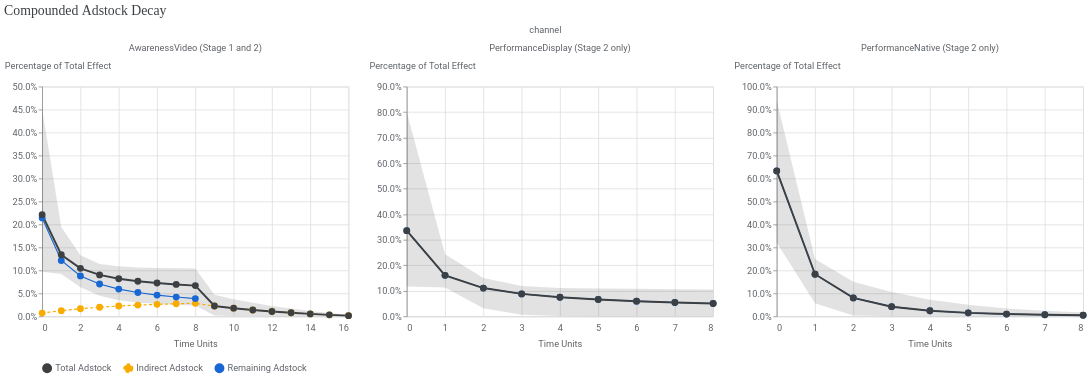

Notebook code cell kept with this figure:
### Markdown cell above
### Custom functions to visualize compounded adstock decay

In a full-funnel model, upper-funnel channels are affected by adstock decay in both models (for more information, see [Compounded adstock decay in full-funnel MMM](https://developers.google.com/meridian/docs/advanced-modeling/full-funnel#adstock-decay)).

To visualize the effect of compounded adstock decay, simulate incremental KPI for a counterfactual scenario with non-zero paid and organic media at a single time point (time 0).
This lets you understand how the incremental outcome decays over time.
To minimize the impact of saturation, media at time 0 is set to 1% of the average weekly value.

### Code cell
# @title Plotting Compounding Adstock Decay


def _create_media_pulse_data(
    analyzer_full_funnel: AnalyzerFullFunnel,
    pulse_fraction: float = 0.01,
) -> tensors.DataTensors:
  """Creates a DataTensors container simulating an impulse at time unit 0."""
  input_data = analyzer_full_funnel.model_context.input_data

  pulse_kwargs = {}

  if input_data.media is not None:
    hist_media = input_data.media.values
    weekly_avg = np.mean(hist_media, axis=1)
    pulse_media = np.zeros_like(hist_media)
    pulse_media[:, 0, :] = pulse_fraction * weekly_avg
    pulse_kwargs["media"] = pulse_media

  if input_data.organic_media is not None:
    hist_organic = input_data.organic_media.values
    weekly_avg_om = np.mean(hist_organic, axis=1)
    pulse_organic = np.zeros_like(hist_organic)
    pulse_organic[:, 0, :] = pulse_fraction * weekly_avg_om
    pulse_kwargs["organic_media"] = pulse_organic

  if input_data.reach is not None and input_data.frequency is not None:
    hist_reach = input_data.reach.values
    weekly_avg_reach = np.mean(hist_reach, axis=1)
    pulse_reach = np.zeros_like(hist_reach)
    pulse_reach[:, 0, :] = pulse_fraction * weekly_avg_reach
    pulse_kwargs["reach"] = pulse_reach
    avg_freq = np.mean(input_data.frequency.values, axis=1, keepdims=True)
    pulse_kwargs["frequency"] = np.broadcast_to(
        avg_freq, input_data.frequency.shape
    )

  if (
      input_data.organic_reach is not None
      and input_data.organic_frequency is not None
  ):
    hist_orf = input_data.organic_reach.values
    weekly_avg_orf = np.mean(hist_orf, axis=1)
    pulse_orf = np.zeros_like(hist_orf)
    pulse_orf[:, 0, :] = pulse_fraction * weekly_avg_orf
    pulse_kwargs["organic_reach"] = pulse_orf
    avg_orf_freq = np.mean(
        input_data.organic_frequency.values, axis=1, keepdims=True
    )
    pulse_kwargs["organic_frequency"] = np.broadcast_to(
        avg_orf_freq, input_data.organic_frequency.shape
    )

  return tensors.DataTensors(**pulse_kwargs)


def plot_compounding_adstock_decay(
    analyzer_full_funnel: AnalyzerFullFunnel,
    confidence_level: float = 0.8,
    use_posterior: bool = True,
) -> alt.Chart:
  """Plots compounding adstock decay curves across indirect, remaining, and
  total pathways."""
  # 1. Dynamic lag horizon
  remaining_max_lag = analyzer_full_funnel.model_context.model_spec.max_lag
  compounding_max_lag = remaining_max_lag

  mediator_model_lags = [
      m.model_context.model_spec.max_lag
      for m in analyzer_full_funnel._mediator_models.values()
  ]
  compounding_max_lag += max(mediator_model_lags)

  # 2. Media pulse simulation
  pulse_data = _create_media_pulse_data(analyzer_full_funnel)

  # 3. Counterfactual evaluation
  indirect_outcome = analyzer_full_funnel.incremental_outcome(
      new_data=pulse_data,
      aggregate_geos=True,
      aggregate_times=False,
      use_kpi=True,
      effect_type="indirect",
      include_non_paid_channels=True,
      use_posterior=use_posterior,
  )
  remaining_outcome = analyzer_full_funnel.incremental_outcome(
      new_data=pulse_data,
      aggregate_geos=True,
      aggregate_times=False,
      use_kpi=True,
      effect_type="remaining",
      include_non_paid_channels=True,
      use_posterior=use_posterior,
  )

  # Filter to within horizon
  indirect_horizon = indirect_outcome[..., : compounding_max_lag + 1, :]
  remaining_horizon = remaining_outcome[..., : compounding_max_lag + 1, :]
  total_horizon = indirect_horizon + remaining_horizon

  # 4. Draw-wise cumulative sum normalization
  total_sum = np.sum(total_horizon, axis=2, keepdims=True)
  total_sum_safe = np.where(total_sum == 0, 1.0, total_sum)

  norm_indirect = indirect_horizon / total_sum_safe
  norm_remaining = remaining_horizon / total_sum_safe
  norm_total = total_horizon / total_sum_safe

  # 5. Extract statistics
  indirect_stats = analyzer.get_central_tendency_and_ci(
      norm_indirect, confidence_level=confidence_level, axis=(0, 1)
  )
  remaining_stats = analyzer.get_central_tendency_and_ci(
      norm_remaining, confidence_level=confidence_level, axis=(0, 1)
  )
  total_stats = analyzer.get_central_tendency_and_ci(
      norm_total, confidence_level=confidence_level, axis=(0, 1)
  )

  # 6. Channels to display
  all_channels = list(
      analyzer_full_funnel.model_context.input_data.get_all_channels()
  )
  mediators = set(analyzer_full_funnel._mediators)
  mediated_channels = set()
  for m in analyzer_full_funnel._mediator_models.values():
    mediated_channels.update(m.model_context.input_data.get_all_paid_channels())

  channels_to_plot = [ch for ch in all_channels if ch not in mediators]

  # 7. Construct plotting DataFrame
  records = []
  for ch in channels_to_plot:
    ch_idx = all_channels.index(ch)
    is_mediated = ch in mediated_channels
    channel_label = (
        f"{ch} (Stage 1 and 2)" if is_mediated else f"{ch} (Stage 2 only)"
    )
    max_lag = compounding_max_lag if is_mediated else remaining_max_lag
    for t in range(max_lag + 1):
      if is_mediated:
        records.append({
            "channel": channel_label,
            "time_units": t,
            "component": "Indirect Adstock",
            "mean": float(indirect_stats[t, ch_idx, 0]),
            "ci_lo": float(indirect_stats[t, ch_idx, 1]),
            "ci_hi": float(indirect_stats[t, ch_idx, 2]),
        })
      if t <= remaining_max_lag:
        records.append({
            "channel": channel_label,
            "time_units": t,
            "component": "Remaining Adstock",
            "mean": float(remaining_stats[t, ch_idx, 0]),
            "ci_lo": float(remaining_stats[t, ch_idx, 1]),
            "ci_hi": float(remaining_stats[t, ch_idx, 2]),
        })
      records.append({
          "channel": channel_label,
          "time_units": t,
          "component": "Total Adstock",
          "mean": float(total_stats[t, ch_idx, 0]),
          "ci_lo": float(total_stats[t, ch_idx, 1]),
          "ci_hi": float(total_stats[t, ch_idx, 2]),
      })

  df = pd.DataFrame(records)

  base = alt.Chart(df, width=constants.VEGALITE_FACET_DEFAULT_WIDTH)
  color_scale = alt.Scale(
      domain=[
          "Total Adstock",
          "Indirect Adstock",
          "Remaining Adstock",
      ],
      range=[constants.GREY_800, constants.YELLOW_600, constants.BLUE_700],
  )
  dash_scale = alt.Scale(
      domain=[
          "Indirect Adstock",
          "Remaining Adstock",
      ],
      range=[[4, 3], [0, 0]],
  )
  legend_cfg = alt.Legend(
      title=None,
      orient="bottom",
      direction="horizontal",
      symbolOpacity=1.0,
      symbolStrokeWidth=3,
  )

  # 1. Shaded CI band for Total Adstock (bottom layer)
  band = (
      base.transform_filter(alt.datum.component == "Total Adstock")
      .mark_area(opacity=0.15, color=constants.GREY_800)
      .encode(
          x=alt.X("time_units:Q"),
          y=alt.Y(
              "ci_lo:Q",
              title="Percentage of Total Effect",
              axis=alt.Axis(format=".1%", **formatter.Y_AXIS_TITLE_CONFIG),
          ),
          y2=alt.Y2("ci_hi:Q"),
      )
  )

  # 2. Component lines (Indirect & Remaining) rendered underneath Total line
  component_lines = (
      base.transform_filter(alt.datum.component != "Total Adstock")
      .mark_line(strokeWidth=1.5)
      .encode(
          x=alt.X("time_units:Q", title="Time Units", axis=alt.Axis(**formatter.AXIS_CONFIG)),
          y=alt.Y(
              "mean:Q",
              title="Percentage of Total Effect",
              axis=alt.Axis(format=".1%", **formatter.Y_AXIS_TITLE_CONFIG),
          ),
          color=alt.Color(
              "component:N",
              scale=color_scale,
              legend=legend_cfg,
          ),
          strokeDash=alt.StrokeDash(
              "component:N",
              scale=dash_scale,
              legend=None,
          ),
      )
  )

  # 3. Total Adstock line rendered ON TOP of component lines
  total_line = (
      base.transform_filter(alt.datum.component == "Total Adstock")
      .mark_line(strokeWidth=2.5)
      .encode(
          x=alt.X("time_units:Q", title="Time Units", axis=alt.Axis(**formatter.AXIS_CONFIG)),
          y=alt.Y(
              "mean:Q",
              title="Percentage of Total Effect",
              axis=alt.Axis(format=".1%", **formatter.Y_AXIS_TITLE_CONFIG),
          ),
          color=alt.Color(
              "component:N",
              scale=color_scale,
              legend=legend_cfg,
          ),
      )
  )

  # 4. Observation points with hover tooltips
  points = (
      base.mark_circle(filled=True, size=constants.POINT_SIZE, opacity=1)
      .encode(
          tooltip=[
              "channel:N",
              "component:N",
              "time_units:Q",
              alt.Tooltip("mean:Q", title="Mean Effect", format=".2%"),
              alt.Tooltip(
                  "ci_lo:Q", title="Credible Interval Lower", format=".2%"
              ),
              alt.Tooltip(
                  "ci_hi:Q", title="Credible Interval Upper", format=".2%"
              ),
          ],
          x=alt.X("time_units:Q"),
          y=alt.Y("mean:Q"),
          color=alt.Color(
              "component:N",
              scale=color_scale,
              legend=legend_cfg,
          ),
      )
  )

  plot = alt.layer(band, component_lines, total_line, points)

  return (
      plot.facet("channel:N", columns=3)
      .properties(
          title=formatter.custom_title_params("Compounded Adstock Decay")
      )
      .configure_axis(titlePadding=constants.PADDING_10, **formatter.TEXT_CONFIG)
      .configure_header(**formatter.TEXT_CONFIG)
      .configure_legend(**formatter.TEXT_CONFIG)
      .resolve_scale(x=constants.INDEPENDENT, y=constants.INDEPENDENT)
  )

plot_compounding_adstock_decay(analyzer_full_funnel)

### Figure 1 — Vega-Lite specification as saved in the notebook (floating-point values rounded to 4 significant figures)
{"config": {"view": {"continuousWidth": 300, "continuousHeight": 300}, "axis": {"labelColor": "#5F6368", "labelFont": "Roboto", "labelFontSize": 12, "titleColor": "#5F6368", "titleFont": "Roboto", "titleFontSize": 12, "titleFontWeight": "normal", "titlePadding": 10}, "header": {"labelColor": "#5F6368", "labelFont": "Roboto", "labelFontSize": 12, "titleColor": "#5F6368", "titleFont": "Roboto", "titleFontSize": 12, "titleFontWeight": "normal"}, "legend": {"labelColor": "#5F6368", "labelFont": "Roboto", "labelFontSize": 12, "titleColor": "#5F6368", "titleFont": "Roboto", "titleFontSize": 12, "titleFontWeight": "normal"}}, "data": {"name": "data-aaff182dcb02054c7309ea959e054c89"}, "facet": {"field": "channel", "type": "nominal"}, "spec": {"layer": [{"mark": {"type": "area", "color": "#3C4043", "opacity": 0.15}, "encoding": {"x": {"field": "time_units", "type": "quantitative"}, "y": {"axis": {"format": ".1%", "titleAlign": "left", "titleAngle": 0, "titleY": -20}, "field": "ci_lo", "title": "Percentage of Total Effect", "type": "quantitative"}, "y2": {"field": "ci_hi"}}, "transform": [{"filter": "(datum.component === 'Total Adstock')"}]}, {"mark": {"type": "line", "strokeWidth": 1.5}, "encoding": {"color": {"field": "component", "legend": {"direction": "horizontal", "orient": "bottom", "symbolOpacity": 1.0, "symbolStrokeWidth": 3, "title": null}, "scale": {"domain": ["Total Adstock", "Indirect Adstock", "Remaining Adstock"], "range": ["#3C4043", "#F9AB00", "#1967D2"]}, "type": "nominal"}, "strokeDash": {"field": "component", "legend": null, "scale": {"domain": ["Indirect Adstock", "Remaining Adstock"], "range": [[4, 3], [0, 0]]}, "type": "nominal"}, "x": {"axis": {"domainColor": "#DADCE0", "labelPadding": 10, "ticks": false}, "field": "time_units", "title": "Time Units", "type": "quantitative"}, "y": {"axis": {"format": ".1%", "titleAlign": "left", "titleAngle": 0, "titleY": -20}, "field": "mean", "title": "Percentage of Total Effect", "type": "quantitative"}}, "transform": [{"filter": "(datum.component !== 'Total Adstock')"}]}, {"mark": {"type": "line", "strokeWidth": 2.5}, "encoding": {"color": {"field": "component", "legend": {"direction": "horizontal", "orient": "bottom", "symbolOpacity": 1.0, "symbolStrokeWidth": 3, "title": null}, "scale": {"domain": ["Total Adstock", "Indirect Adstock", "Remaining Adstock"], "range": ["#3C4043", "#F9AB00", "#1967D2"]}, "type": "nominal"}, "x": {"axis": {"domainColor": "#DADCE0", "labelPadding": 10, "ticks": false}, "field": "time_units", "title": "Time Units", "type": "quantitative"}, "y": {"axis": {"format": ".1%", "titleAlign": "left", "titleAngle": 0, "titleY": -20}, "field": "mean", "title": "Percentage of Total Effect", "type": "quantitative"}}, "transform": [{"filter": "(datum.component === 'Total Adstock')"}]}, {"mark": {"type": "circle", "filled": true, "opacity": 1, "size": 80}, "encoding": {"color": {"field": "component", "legend": {"direction": "horizontal", "orient": "bottom", "symbolOpacity": 1.0, "symbolStrokeWidth": 3, "title": null}, "scale": {"domain": ["Total Adstock", "Indirect Adstock", "Remaining Adstock"], "range": ["#3C4043", "#F9AB00", "#1967D2"]}, "type": "nominal"}, "tooltip": [{"field": "channel", "type": "nominal"}, {"field": "component", "type": "nominal"}, {"field": "time_units", "type": "quantitative"}, {"field": "mean", "format": ".2%", "title": "Mean Effect", "type": "quantitative"}, {"field": "ci_lo", "format": ".2%", "title": "Credible Interval Lower", "type": "quantitative"}, {"field": "ci_hi", "format": ".2%", "title": "Credible Interval Upper", "type": "quantitative"}], "x": {"field": "time_units", "type": "quantitative"}, "y": {"field": "mean", "type": "quantitative"}}}], "width": 400}, "columns": 3, "resolve": {"scale": {"x": "independent", "y": "independent"}}, "title": {"text": "Compounded Adstock Decay", "anchor": "start", "color": "#3C4043", "font": "Google Sans Display", "fontSize": 18, "fontWeight": "normal", "offset": 10}, "$schema": "https://vega.github.io/schema/vega-lite/v5.20.1.json", "datasets": {"data-aaff182dcb02054c7309ea959e054c89": [{"channel": "PerformanceNative (Stage 2 only)", "time_units": 0, "component": "Remaining Adstock", "mean": 0.6329, "ci_lo": 0.3216, "ci_hi": 0.939}, {"channel": "PerformanceNative (Stage 2 only)", "time_units": 0, "component": "Total Adstock", "mean": 0.6329, "ci_lo": 0.3216, "ci_hi": 0.939}, {"channel": "PerformanceNative (Stage 2 only)", "time_units": 1, "component": "Remaining Adstock", "mean": 0.1834, "ci_lo": 0.05733, "ci_hi": 0.2493}, {"channel": "PerformanceNative (Stage 2 only)", "time_units": 1, "component": "Total Adstock", "mean": 0.1834, "ci_lo": 0.05733, "ci_hi": 0.2493}, {"channel": "PerformanceNative (Stage 2 only)", "time_units": 2, "component": "Remaining Adstock", "mean": 0.0803, "ci_lo": 0.00342, "ci_hi": 0.1508}, {"channel": "PerformanceNative (Stage 2 only)", "time_units": 2, "component": "Total Adstock", "mean": 0.0803, "ci_lo": 0.00342, "ci_hi": 0.1508}, {"channel": "PerformanceNative (Stage 2 only)", "time_units": 3, "component": "Remaining Adstock", "mean": 0.0421, "ci_lo": 0.0002038, "ci_hi": 0.1056}, {"channel": "PerformanceNative (Stage 2 only)", "time_units": 3, "component": "Total Adstock", "mean": 0.0421, "ci_lo": 0.0002038, "ci_hi": 0.1056}, {"channel": "PerformanceNative (Stage 2 only)", "time_units": 4, "component": "Remaining Adstock", "mean": 0.02448, "ci_lo": 1.214e-05, "ci_hi": 0.0728}, {"channel": "PerformanceNative (Stage 2 only)", "time_units": 4, "component": "Total Adstock", "mean": 0.02448, "ci_lo": 1.214e-05, "ci_hi": 0.0728}, {"channel": "PerformanceNative (Stage 2 only)", "time_units": 5, "component": "Remaining Adstock", "mean": 0.01526, "ci_lo": 7.234e-07, "ci_hi": 0.05021}, {"channel": "PerformanceNative (Stage 2 only)", "time_units": 5, "component": "Total Adstock", "mean": 0.01526, "ci_lo": 7.234e-07, "ci_hi": 0.05021}, {"channel": "PerformanceNative (Stage 2 only)", "time_units": 6, "component": "Remaining Adstock", "mean": 0.01001, "ci_lo": 4.31e-08, "ci_hi": 0.03462}, {"channel": "PerformanceNative (Stage 2 only)", "time_units": 6, "component": "Total Adstock", "mean": 0.01001, "ci_lo": 4.31e-08, "ci_hi": 0.03462}, {"channel": "PerformanceNative (Stage 2 only)", "time_units": 7, "component": "Remaining Adstock", "mean": 0.006828, "ci_lo": 2.568e-09, "ci_hi": 0.02387}, {"channel": "PerformanceNative (Stage 2 only)", "time_units": 7, "component": "Total Adstock", "mean": 0.006828, "ci_lo": 2.568e-09, "ci_hi": 0.02387}, {"channel": "PerformanceNative (Stage 2 only)", "time_units": 8, "component": "Remaining Adstock", "mean": 0.004812, "ci_lo": 1.53e-10, "ci_hi": 0.01646}, {"channel": "PerformanceNative (Stage 2 only)", "time_units": 8, "component": "Total Adstock", "mean": 0.004812, "ci_lo": 1.53e-10, "ci_hi": 0.01646}, {"channel": "PerformanceDisplay (Stage 2 only)", "time_units": 0, "component": "Remaining Adstock", "mean": 0.3355, "ci_lo": 0.1172, "ci_hi": 0.8001}, {"channel": "PerformanceDisplay (Stage 2 only)", "time_units": 0, "component": "Total Adstock", "mean": 0.3355, "ci_lo": 0.1172, "ci_hi": 0.8001}, {"channel": "PerformanceDisplay (Stage 2 only)", "time_units": 1, "component": "Remaining Adstock", "mean": 0.1608, "ci_lo": 0.1127, "ci_hi": 0.2428}, {"channel": "PerformanceDisplay (Stage 2 only)", "time_units": 1, "component": "Total Adstock", "mean": 0.1608, "ci_lo": 0.1127, "ci_hi": 0.2428}, {"channel": "PerformanceDisplay (Stage 2 only)", "time_units": 2, "component": "Remaining Adstock", "mean": 0.1108, "ci_lo": 0.03168, "ci_hi": 0.1501}, {"channel": "PerformanceDisplay (Stage 2 only)", "time_units": 2, "component": "Total Adstock", "mean": 0.1108, "ci_lo": 0.03168, "ci_hi": 0.1501}, {"channel": "PerformanceDisplay (Stage 2 only)", "time_units": 3, "component": "Remaining Adstock", "mean": 0.08803, "ci_lo": 0.006226, "ci_hi": 0.1192}, {"channel": "PerformanceDisplay (Stage 2 only)", "time_units": 3, "component": "Total Adstock", "mean": 0.08803, "ci_lo": 0.006226, "ci_hi": 0.1192}, {"channel": "PerformanceDisplay (Stage 2 only)", "time_units": 4, "component": "Remaining Adstock", "mean": 0.07475, "ci_lo": 0.001225, "ci_hi": 0.111}, {"channel": "PerformanceDisplay (Stage 2 only)", "time_units": 4, "component": "Total Adstock", "mean": 0.07475, "ci_lo": 0.001225, "ci_hi": 0.111}, {"channel": "PerformanceDisplay (Stage 2 only)", "time_units": 5, "component": "Remaining Adstock", "mean": 0.06587, "ci_lo": 0.0002411, "ci_hi": 0.1096}, {"channel": "PerformanceDisplay (Stage 2 only)", "time_units": 5, "component": "Total Adstock", "mean": 0.06587, "ci_lo": 0.0002411, "ci_hi": 0.1096}, {"channel": "PerformanceDisplay (Stage 2 only)", "time_units": 6, "component": "Remaining Adstock", "mean": 0.0594, "ci_lo": 4.745e-05, "ci_hi": 0.1081}, {"channel": "PerformanceDisplay (Stage 2 only)", "time_units": 6, "component": "Total Adstock", "mean": 0.0594, "ci_lo": 4.745e-05, "ci_hi": 0.1081}, {"channel": "PerformanceDisplay (Stage 2 only)", "time_units": 7, "component": "Remaining Adstock", "mean": 0.05441, "ci_lo": 9.34e-06, "ci_hi": 0.1066}, {"channel": "PerformanceDisplay (Stage 2 only)", "time_units": 7, "component": "Total Adstock", "mean": 0.05441, "ci_lo": 9.34e-06, "ci_hi": 0.1066}, {"channel": "PerformanceDisplay (Stage 2 only)", "time_units": 8, "component": "Remaining Adstock", "mean": 0.05041, "ci_lo": 1.838e-06, "ci_hi": 0.1052}, {"channel": "PerformanceDisplay (Stage 2 only)", "time_units": 8, "component": "Total Adstock", "mean": 0.05041, "ci_lo": 1.838e-06, "ci_hi": 0.1052}, {"channel": "AwarenessVideo (Stage 1 and 2)", "time_units": 0, "component": "Indirect Adstock", "mean": 0.007057, "ci_lo": 0.001349, "ci_hi": 0.01448}, {"channel": "AwarenessVideo (Stage 1 and 2)", "time_units": 0, "component": "Remaining Adstock", "mean": 0.2142, "ci_lo": 0.08933, "ci_hi": 0.4438}, {"channel": "AwarenessVideo (Stage 1 and 2)", "time_units": 0, "component": "Total Adstock", "mean": 0.2212, "ci_lo": 0.09684, "ci_hi": 0.4512}, {"channel": "AwarenessVideo (Stage 1 and 2)", "time_units": 1, "component": "Indirect Adstock", "mean": 0.0124, "ci_lo": 0.002268, "ci_hi": 0.02563}, {"channel": "AwarenessVideo (Stage 1 and 2)", "time_units": 1, "component": "Remaining Adstock", "mean": 0.1216, "ci_lo": 0.07193, "ci_hi": 0.1853}, {"channel": "AwarenessVideo (Stage 1 and 2)", "time_units": 1, "component": "Total Adstock", "mean": 0.134, "ci_lo": 0.092, "ci_hi": 0.1946}, {"channel": "AwarenessVideo (Stage 1 and 2)", "time_units": 2, "component": "Indirect Adstock", "mean": 0.01658, "ci_lo": 0.002796, "ci_hi": 0.03402}, {"channel": "AwarenessVideo (Stage 1 and 2)", "time_units": 2, "component": "Remaining Adstock", "mean": 0.08797, "ci_lo": 0.03319, "ci_hi": 0.1246}, {"channel": "AwarenessVideo (Stage 1 and 2)", "time_units": 2, "component": "Total Adstock", "mean": 0.1046, "ci_lo": 0.06307, "ci_hi": 0.1328}, {"channel": "AwarenessVideo (Stage 1 and 2)", "time_units": 3, "component": "Indirect Adstock", "mean": 0.0199, "ci_lo": 0.003228, "ci_hi": 0.04074}, {"channel": "AwarenessVideo (Stage 1 and 2)", "time_units": 3, "component": "Remaining Adstock", "mean": 0.07031, "ci_lo": 0.0125, "ci_hi": 0.1097}, {"channel": "AwarenessVideo (Stage 1 and 2)", "time_units": 3, "component": "Total Adstock", "mean": 0.09021, "ci_lo": 0.04458, "ci_hi": 0.1142}, {"channel": "AwarenessVideo (Stage 1 and 2)", "time_units": 4, "component": "Indirect Adstock", "mean": 0.02252, "ci_lo": 0.003434, "ci_hi": 0.047}, {"channel": "AwarenessVideo (Stage 1 and 2)", "time_units": 4, "component": "Remaining Adstock", "mean": 0.05934, "ci_lo": 0.004099, "ci_hi": 0.1031}, {"channel": "AwarenessVideo (Stage 1 and 2)", "time_units": 4, "component": "Total Adstock", "mean": 0.08186, "ci_lo": 0.03513, "ci_hi": 0.109}, {"channel": "AwarenessVideo (Stage 1 and 2)", "time_units": 5, "component": "Indirect Adstock", "mean": 0.02459, "ci_lo": 0.003522, "ci_hi": 0.05114}, {"channel": "AwarenessVideo (Stage 1 and 2)", "time_units": 5, "component": "Remaining Adstock", "mean": 0.05181, "ci_lo": 0.001361, "ci_hi": 0.09774}, {"channel": "AwarenessVideo (Stage 1 and 2)", "time_units": 5, "component": "Total Adstock", "mean": 0.0764, "ci_lo": 0.03015, "ci_hi": 0.1064}, {"channel": "AwarenessVideo (Stage 1 and 2)", "time_units": 6, "component": "Indirect Adstock", "mean": 0.02621, "ci_lo": 0.003669, "ci_hi": 0.0543}, {"channel": "AwarenessVideo (Stage 1 and 2)", "time_units": 6, "component": "Remaining Adstock", "mean": 0.04628, "ci_lo": 0.0004261, "ci_hi": 0.09463}, {"channel": "AwarenessVideo (Stage 1 and 2)", "time_units": 6, "component": "Total Adstock", "mean": 0.07249, "ci_lo": 0.02691, "ci_hi": 0.1053}, {"channel": "AwarenessVideo (Stage 1 and 2)", "time_units": 7, "component": "Indirect Adstock", "mean": 0.02746, "ci_lo": 0.003659, "ci_hi": 0.05682}, {"channel": "AwarenessVideo (Stage 1 and 2)", "time_units": 7, "component": "Remaining Adstock", "mean": 0.04201, "ci_lo": 0.0001359, "ci_hi": 0.09126}, {"channel": "AwarenessVideo (Stage 1 and 2)", "time_units": 7, "component": "Total Adstock", "mean": 0.06947, "ci_lo": 0.02504, "ci_hi": 0.1045}, {"channel": "AwarenessVideo (Stage 1 and 2)", "time_units": 8, "component": "Indirect Adstock", "mean": 0.02841, "ci_lo": 0.003533, "ci_hi": 0.0585}, {"channel": "AwarenessVideo (Stage 1 and 2)", "time_units": 8, "component": "Remaining Adstock", "mean": 0.03859, "ci_lo": 4.093e-05, "ci_hi": 0.08877}, {"channel": "AwarenessVideo (Stage 1 and 2)", "time_units": 8, "component": "Total Adstock", "mean": 0.067, "ci_lo": 0.02389, "ci_hi": 0.104}, {"channel": "AwarenessVideo (Stage 1 and 2)", "time_units": 9, "component": "Indirect Adstock", "mean": 0.02253, "ci_lo": 0.001808, "ci_hi": 0.04712}, {"channel": "AwarenessVideo (Stage 1 and 2)", "time_units": 9, "component": "Total Adstock", "mean": 0.02253, "ci_lo": 0.001808, "ci_hi": 0.04712}, {"channel": "AwarenessVideo (Stage 1 and 2)", "time_units": 10, "component": "Indirect Adstock", "mean": 0.0178, "ci_lo": 0.001036, "ci_hi": 0.03731}, {"channel": "AwarenessVideo (Stage 1 and 2)", "time_units": 10, "component": "Total Adstock", "mean": 0.0178, "ci_lo": 0.001036, "ci_hi": 0.03731}, {"channel": "AwarenessVideo (Stage 1 and 2)", "time_units": 11, "component": "Indirect Adstock", "mean": 0.01388, "ci_lo": 0.0006156, "ci_hi": 0.02947}, {"channel": "AwarenessVideo (Stage 1 and 2)", "time_units": 11, "component": "Total Adstock", "mean": 0.01388, "ci_lo": 0.0006156, "ci_hi": 0.02947}, {"channel": "AwarenessVideo (Stage 1 and 2)", "time_units": 12, "component": "Indirect Adstock", "mean": 0.01057, "ci_lo": 0.0003203, "ci_hi": 0.0226}, {"channel": "AwarenessVideo (Stage 1 and 2)", "time_units": 12, "component": "Total Adstock", "mean": 0.01057, "ci_lo": 0.0003203, "ci_hi": 0.0226}, {"channel": "AwarenessVideo (Stage 1 and 2)", "time_units": 13, "component": "Indirect Adstock", "mean": 0.007763, "ci_lo": 0.0001733, "ci_hi": 0.01694}, {"channel": "AwarenessVideo (Stage 1 and 2)", "time_units": 13, "component": "Total Adstock", "mean": 0.007763, "ci_lo": 0.0001733, "ci_hi": 0.01694}, {"channel": "AwarenessVideo (Stage 1 and 2)", "time_units": 14, "component": "Indirect Adstock", "mean": 0.005362, "ci_lo": 9.559e-05, "ci_hi": 0.01184}, {"channel": "AwarenessVideo (Stage 1 and 2)", "time_units": 14, "component": "Total Adstock", "mean": 0.005362, "ci_lo": 9.559e-05, "ci_hi": 0.01184}, {"channel": "AwarenessVideo (Stage 1 and 2)", "time_units": 15, "component": "Indirect Adstock", "mean": 0.003302, "ci_lo": 4.785e-05, "ci_hi": 0.007415}, {"channel": "AwarenessVideo (Stage 1 and 2)", "time_units": 15, "component": "Total Adstock", "mean": 0.003302, "ci_lo": 4.785e-05, "ci_hi": 0.007415}, {"channel": "AwarenessVideo (Stage 1 and 2)", "time_units": 16, "component": "Indirect Adstock", "mean": 0.001529, "ci_lo": 1.789e-05, "ci_hi": 0.003522}, {"channel": "AwarenessVideo (Stage 1 and 2)", "time_units": 16, "component": "Total Adstock", "mean": 0.001529, "ci_lo": 1.789e-05, "ci_hi": 0.003522}]}}
